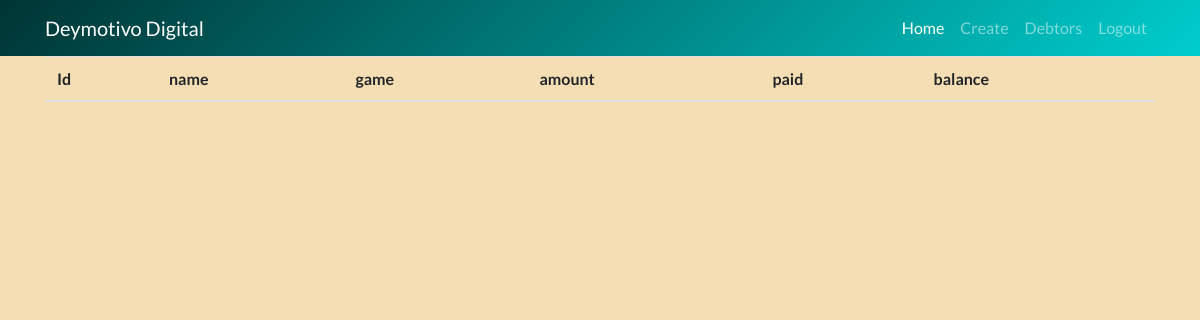
/debts/ (signed in), run on an earlier commit of the app's database.
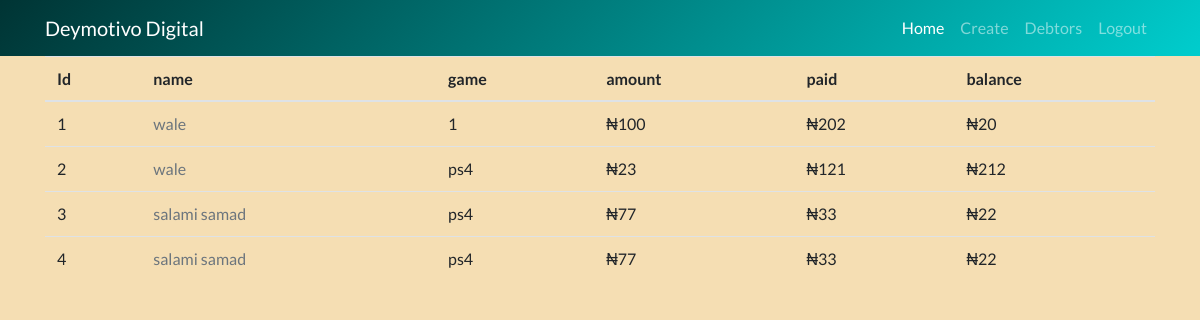
And on a later commit of the database.
### store/models.py (models this page shows, shortened)
class Debt(models.Model):
    CHOICES = {
        ('ps2', 'ps2'),
        ('ps3', 'ps3'),
        ('ps4', 'ps4')
    }
    name = models.CharField(max_length=50, null=True)
    game = models.CharField(null=True,max_length=200, choices=CHOICES)
    amount = models.IntegerField(null=True)
    paid = models.IntegerField(null=True)
    balance = models.IntegerField(null=True)
    date = models.DateTimeField(default=timezone.now)
    keeper = models.ForeignKey(User, on_delete=models.CASCADE)

### store/views.py (the view)
# urls.py: path('debts/', DebtList.as_view(), name='debt_list'),
class DebtList(LoginRequiredMixin, ListView):
    model = Debt
    template_name = 'store/debt_list.html'
    context_object_name = 'debts'

### store/templates/store/debt_list.html (shortened to what this page needs)
{% extends 'store/base.html' %}
{% block content %}
<div class="">
    <table class="table">
      <thead>
        <tr>
          <th>Id</th>
          <th>name</th>
          <th>game</th>
          <th>amount</th>
          <th>paid</th>
          <th>balance</th>
        </tr>
      </thead>
      <tbody>
        {% for debt in debts %}
        <tr>
          <td>{{forloop.counter}}</td>
          <td><a href="{% url 'debt_detail' debt.id %}" class="text-muted">{{debt.name}}</a></td>
          <td>{{debt.game}}</td>
          <td>₦{{debt.amount}}</td>
          <td>₦{{debt.paid}}</td>
          <td>₦{{debt.balance}}</td>
        </tr>
{% endfor %}
    </table>
{% endblock content %}

### store/templates/store/base.html (shortened to what this page needs)
{% load static %}
<html lang="en">
<head>
    <link rel="stylesheet" href="https://stackpath.bootstrapcdn.com/bootstrap/4.3.1/css/bootstrap.min.css">
    <link rel="stylesheet" href="{% static 'base.css' %} " type="text/css">
</head>
<body>
    <nav id="yourNavbar" class="navbar navbar-expand-lg navbar-dark fixed-top">
        <div class="container">
            <a class="navbar-brand" href="#">Deymotivo Digital</a>
            <div class="collapse navbar-collapse" id="yourNavbarContent">
                {% if user.is_superuser %}
                <ul class="navbar-nav ml-auto">
                    <li class="nav-item active">
                        <a class="nav-link" href="{% url 'home' %}">Home
                        </a>
                    </li>
                    <li class="nav-item">
                        <a class="nav-link" href="{% url 'debt_create' %}">Create</a>
                    </li>
                    <li class="nav-item">
                        <a class="nav-link" href="{% url 'debt_list' %}">Debtors</a>
                    </li>
                    <li class="nav-item">
                        <a class="nav-link" href="{% url 'logout' %}">Logout</a>
                    </li>
                </ul>
                {% endif %}
            </div>
        </div>
    </nav>
    <div class="container">
        {% block content %}
        {% endblock content %}
    </div>
</body>
</html>

### store/static/base.css (style rules this page uses)
body { background-color:wheat; font-family: Lato, Sans-serif; padding-top: 56px; }
#yourNavbar { background-color: #008080; background-image: linear-gradient(135deg, #003434, #008080, #00cdcd); }

### store/templates/store/base.html (style rules this page uses)
body { background-color:wheat; font-family: Lato, Sans-serif; padding-top: 56px; }
#yourNavbar { background-color: #008080; background-image: linear-gradient(135deg, #003434, #008080, #00cdcd); }

What changed in the data, as far as the page shows it:
added Debt: name "wale", game "1", amount "100", paid "202", balance "20"
added Debt: name "wale", game "ps4", amount "23", paid "121", balance "212"
added Debt: name "salami samad", game "ps4", amount "77", paid "33", balance "22"
added Debt: name "salami samad", game "ps4", amount "77", paid "33", balance "22"
